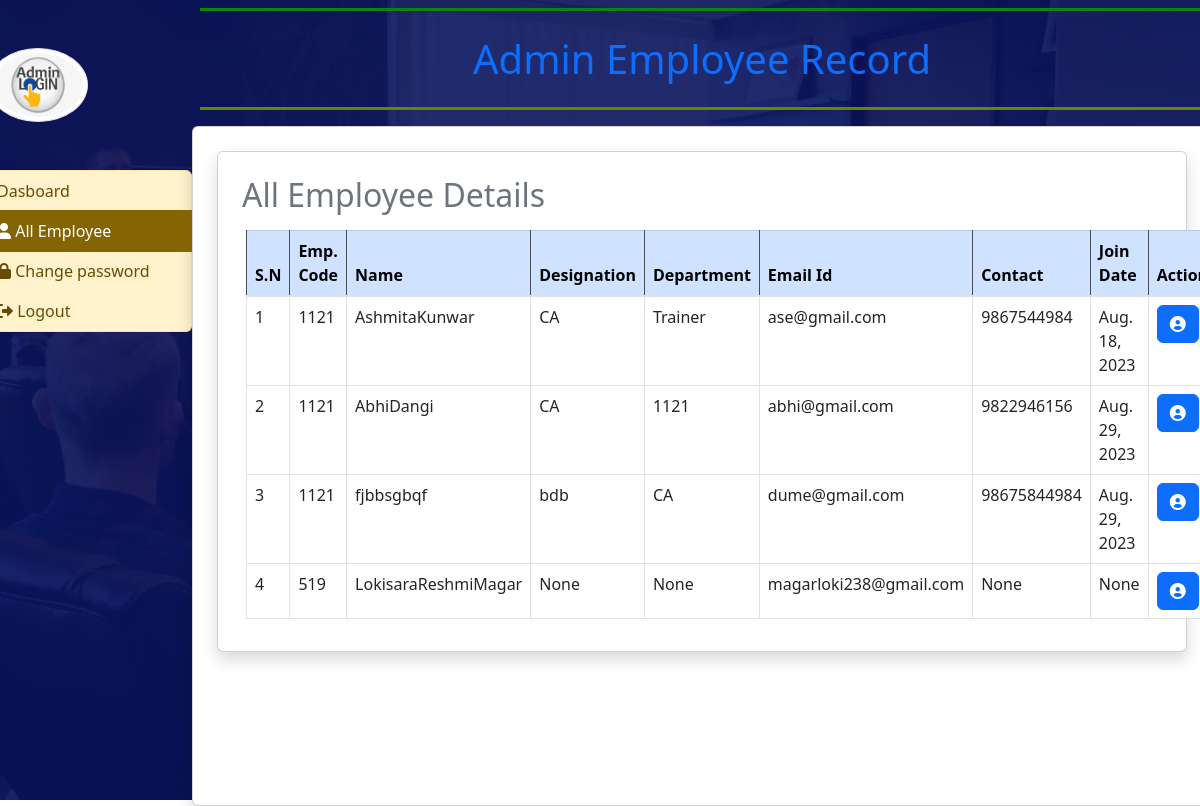
Before: /all_employee/ (signed in) with the older database file.
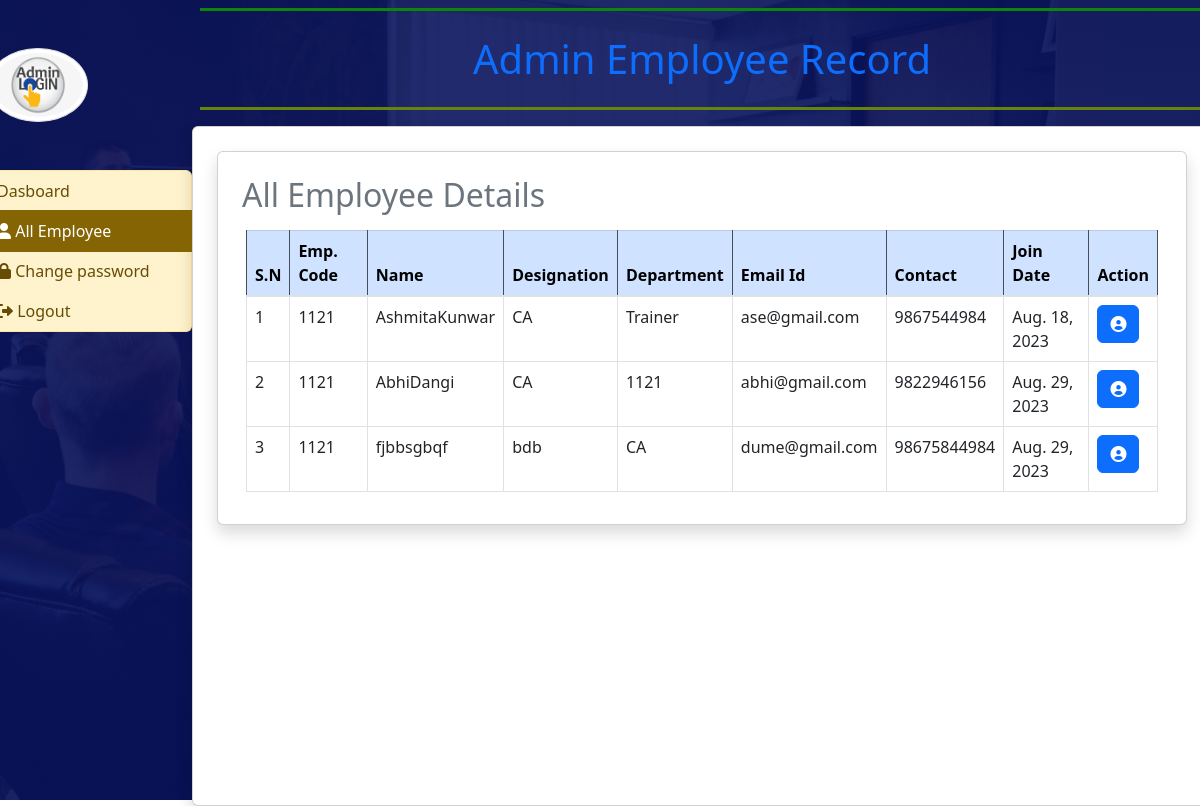
After: the same page with the newer database file.
### employee_app/models.py (models this page shows, shortened)
class EmployeeDetail(models.Model):
    user = models.ForeignKey(User, on_delete=models.CASCADE)
    feature_image = models.ImageField(upload_to="EMP_images/%Y/%m/%d", blank=False)
    empcode = models.IntegerField(null=True)
    empdept = models.CharField(max_length=50, null=True)
    designation = models.CharField(max_length=100, null=True)
    contact = models.IntegerField(null=True)
    gender = models.CharField(max_length=50, null=True)
    join_date = models.DateField(null=True)

### employee_app/views.py (the view)
# urls.py: path("all_employee/",all_employee, name="all_employee"),
def all_employee(request):
    if not request.user.is_superuser:
        return redirect("admin_login")
    employee = EmployeeDetail.objects.all()
    return render(request, "admin/all_employee.html", locals())

### templates/admin/all_employee.html
{% extends "admin/admin_base.html" %}
{% block main %}
<div class="card shadow m-2">
     <div class="card-body">
          <h2 class="p-2 text-secondary">All Employee Details</h2>
          <div class="container-fluid">
               <table class="table table-bordered  table-hover">
                    <thead class="table-dark">
                         <tr class="table-primary">
                              <th scope="col">S.N</th>
                              <th scope="col">Emp. Code</th>
                              <th scope="col">Name</th>
                              <th scope="col">Designation</th>
                              <th scope="col">Department</th>
                              <th scope="col">Email Id</th>
                              <th scope="col">Contact</th>
                              <th scope="col">Join Date</th>
                              <th scope="col">Action</th>
                         </tr>
                    </thead>
                    <tbody>
                         {% for i in employee %}
                         <tr>
                              <td>{{forloop.counter}}</td>
                              <td>{{i.empcode}}</td>
                              <td>{{i.user.first_name}}{{i.user.last_name}}</td>
                              <td>{{i.designation}}</td>
                              <td>{{i.empdept}}</td>
                              <td>{{i.user.username}}</td>
                              <td>{{i.contact}}</td>
                              <td>{{i.join_date}}</td>
                              <td><a href="/admin_emp_view_detail/{{i.pk}}/" class="btn btn-primary"><i class="fa-solid fa-circle-user"></i></a>
                              </td>
                         </tr>
                         {% endfor %}
                    </tbody>
               </table>
          </div>
     </div>
</div>
{% endblock main %}

### templates/admin/admin_base.html
{% extends "base.html" %}
{% load static %}
{% block content %}
<div class="row">
     <div class="col-sm-2 p-0">
          <img src="{% static 'img/admin_login.png' %}" alt="Images" height="100" width="100"
               class="img-thumbnail rounded-circle my-5 d-flex">
          <div class="list-group">
               <a href="{% url 'admin_home' %}"
                    class="list-group-item list-group-item-warning list-group-item-action {% if request.path == '/admin_home/' %} active {% endif %}">Dasboard</a>
               <a href="{% url 'all_employee' %}"
                    class="list-group-item list-group-item-warning list-group-item-action {% if request.path == '/all_employee/' %} active {% endif %}"><i
                         class="fa-solid fa-user"></i> All Employee</a>
               <a href="{% url 'admin_change_password' %}"
                    class="list-group-item list-group-item-warning list-group-item-action {% if request.path == '/admin_change_password/' %} active {% endif %}">
                    <i class="fas fa-lock"></i> Change password</a>
               <a href="{% url 'emp_logout' %}"
                    class="list-group-item list-group-item-warning list-group-item-action"><i
                         class="fas fa-sign-out-alt"></i> Logout</a>
          </div>
     </div>
     <div class="col-sm-10 p-0">
          <div class="container-fluid p-2">
               <h5 class="text-center text-primary p-4 fs-1 font-weigth-bold"
                    style="border-bottom: 3px solid rgb(102, 132, 10);border-top: 3px solid rgb(14, 132, 10);">Admin Employee
                    Record </h5>
          </div>
          <div class="card shadow" style="min-height: 85vh;">
               <div class="card-body">
                    {% block main %}
                    {% endblock main %}
               </div>
          </div>
     </div>
</div>
{% endblock content %}

### templates/base.html (shortened to what this page needs)
{% load static %}
<!doctype html>
<html lang="en">
<head>
     <link rel="stylesheet" type="text/css" href="{% static 'jobs/css/bootstrap.css' %}" />
     <link href="{% static 'jobs/css/font-awesome.min.css' %}" rel="stylesheet" />
     <link rel="stylesheet"
          href="https://cdnjs.cloudflare.com/ajax/libs/jquery-nice-select/1.1.0/css/nice-select.min.css"
 />
     <link href="{% static 'jobs/css/style.css' %}" rel="stylesheet" />
     <link href="{% static 'jobs/css/responsive.css' %}" rel="stylesheet" />
     <link rel="stylesheet" href="{% static 'css/bootstrap.min.css' %}">
     <link rel="stylesheet" href="{% static 'css/style.css' %}">
     <link rel="stylesheet" href="https://cdnjs.cloudflare.com/ajax/libs/font-awesome/6.0.0-beta3/css/all.min.css">
</head>
<body>
     <div class="hero_area">
          {% block content %}
          {% endblock content %}
     </div>
</body>
</html>

### static/jobs/css/style.css (style rules this page uses)
body { font-family: 'Poppins', sans-serif; color: #0c0c0c; background-color: #ffffff; overflow-x: hidden; }
a, a:hover, a:focus { text-decoration: none; }
.btn, .btn:focus { outline: none !important; -webkit-box-shadow: none; box-shadow: none; }
.hero_area { position: relative; height: 100vh; display: -webkit-box; display: -moz-box; display: -ms-flexbox; display: flex; -webkit-box-orient: vertical; -webkit-box-direction: normal; -moz-box-orient: vertical; -moz-box-direction: normal; -ms-flex-direction: column; flex-direction: column; background-image: -webkit-gradient(linear, left top, right top, from(rgba(8, 19, 92, 0.9)), to(rgba(8, 19, 92, 0.9))), url(../images/slider-bg.jpg); background-image: -webkit-linear-gradient(left, rgba(8, 19, 92, 0.9), rgba(8, 19, 92, 0.9)), url(../images/slider-bg.jpg); background-image: -moz-linear-gradient(left, rgba(8, 19, 92, 0.9), rgba(8, 19, 92, 0.9)), url(../images/slider-bg.jpg); background-image: -o-linear-gradient(left, rgba(8, 19, 92, 0.9), rgba(8, 19, 92, 0.9)), url(../images/slider-bg.jpg); background-image: linear-gradient(to right, rgba(8, 19, 92, 0.9), rgba(8, 19, 92, 0.9)), url(../images/slider-bg.jpg); background-size: cover; }

### static/css/style.css (style rules this page uses)
.list-group-item { padding: 8px !important; }

Changed rows visible on the page:
removed EmployeeDetail: empcode "519", user.first_name "Lokisara", user.last_name "ReshmiMagar", designation "None", empdept "None", user.username "magarloki238@gmail.com", contact "None", join_date "None"
